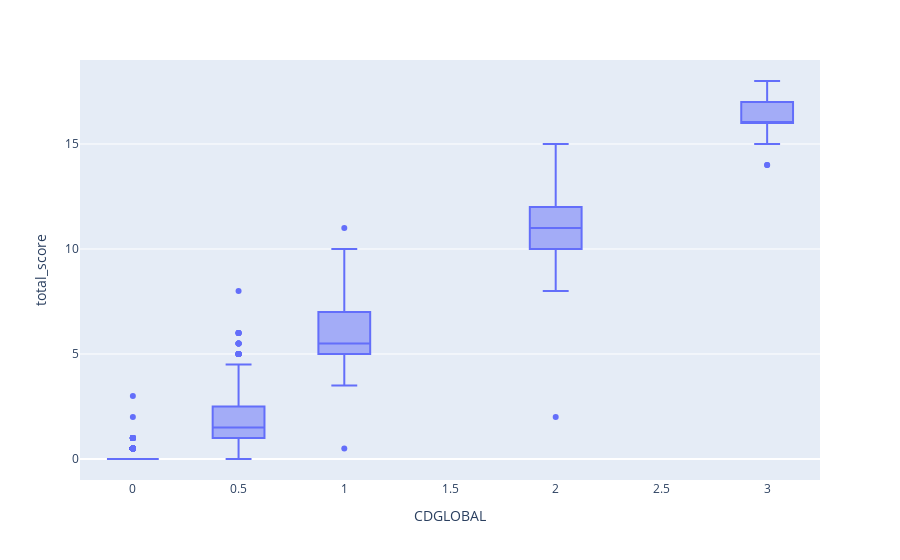

The notebook cell saved with this chart:
### Code cell
px.box(cdr_df, y='total_score', x='CDGLOBAL')

### Figure 1 — Plotly figure (JSON) as saved in the notebook; plotly's stock layout.template omitted (floating-point values rounded to 4 significant figures; data arrays with more than 128 entries replaced by an {"elided": "..."} marker saying what was removed)
{"data": [{"alignmentgroup": "True", "hovertemplate": "CDGLOBAL=%{x}<br>total_score=%{y}<extra></extra>", "legendgroup": "", "marker": {"color": "#636efa"}, "name": "", "notched": false, "offsetgroup": "", "orientation": "v", "showlegend": false, "type": "box", "x": {"elided": "12113 float values"}, "x0": " ", "xaxis": "x", "y": {"elided": "12113 float values"}, "y0": " ", "yaxis": "y"}], "layout": {"boxmode": "group", "legend": {"tracegroupgap": 0}, "margin": {"t": 60}, "xaxis": {"anchor": "y", "domain": [0, 1], "title": {"text": "CDGLOBAL"}}, "yaxis": {"anchor": "x", "domain": [0, 1], "title": {"text": "total_score"}}}}
